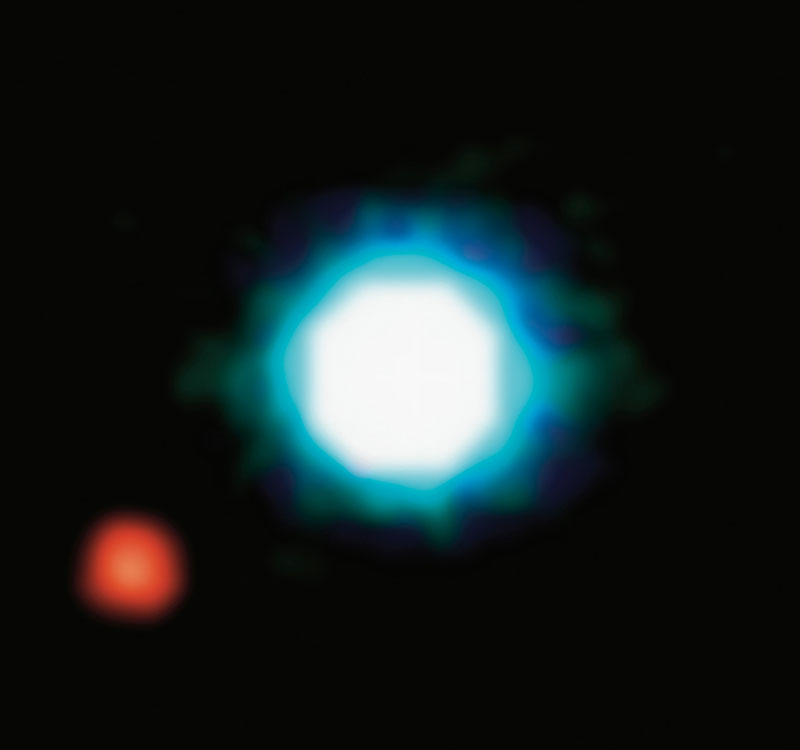
#> input picture LAB 6/V2OccultationPlot/300_26a_big-vlt-s.jpg, 800 x 750 px
$ python lab6V2_misbahah.py
#> lines starting #> are read from the running program, lines starting #| are printed output that depends on the picture; after the words box and inside, x2 and y2 are one past the last pixel; in counts of white or black regions, pixels touching at a corner belong together
## CORONASIMULATE  Simulate coronagraph and Gerchberg-Saxton algorithm
#
# A simulation of a coronagraph and the Gerchberg-Saxton algorithm, in the
# context of NASA's Roman Space Telescope, developed to help teach ENCMP
# 100 Computer Programming for Engineers at the University of Alberta. The
# program saves output figures to PNG files for subsequent processing.
#
# Copyright (c) 2022, University of Alberta
# Electrical and Computer Engineering
# All rights reserved.
#
# Student name: Misbah Ahmed Nauman (90%)
# Student CCID: misbahah
# Others: Ali Abdullah (10%, helped with the occultCircle() function and saveFrames() function)
#
# To avoid plagiarism, list the names of persons, Version 0 author(s)
# excluded, whose code, words, ideas, or data you used. To avoid
# cheating, list the names of persons, excluding the ENCMP 100 lab
# instructor and TAs, who gave you compositional assistance.
#
# After each name, including your own name, enter in parentheses an
# estimate of the person's contributions in percent. Without these
# numbers, adding to 100%, follow-up questions will be asked.
#
# For anonymous sources, enter pseudonyms in uppercase, e.g., SAURON,
# followed by percentages as above. Email a link to or a copy of the
# source to the lab instructor before the assignment is due.


import matplotlib.pyplot as plt
import numpy as np


def main():
    im = loadImage('300_26a_big-vlt-s.jpg')
    (im, Dphi, mask) = opticalSystem(im, 300)
    (images, errors) = gerchbergSaxton(im, 10, Dphi, mask)
    saveFrames(images, errors)


def loadImage(name):
#> called with name = '300_26a_big-vlt-s.jpg'
    im = plt.imread(name)/255
    if len(im.shape) > 2:
        im = (im[:,:,0]+im[:,:,1]+im[:,:,2])/3
#> im: shape (750, 800) float64
    im[im < 0] = 0
    im[im > 1] = 1
    return im


# Purpose: simulates an optical system, including occultation and phase aberration correction, for a coronagraph
# Arguments: im (of type list): input grayscale image representing the object to be observed
#            width (of type integer): width of the occulting square that will be applied to the image
# Returns: im (of type list): processed image after occultation and phase aberration correction
#          Dphi (of type float): phase aberration correction term used for simulating phase aberrations in the optical system
#          mask (of type list): boolean mask indicating the pixels occulted by the square
# Side Effects: modifies the input image 'im' by applying occultation to create a black square in the center and
#               generates random phase aberration 'Dphi' used for simulating phase aberrations in the optical system
def opticalSystem(im, width):
    (im, mask) = occultCircle(im, width)
    (IMa, IMp) = dft2(im)
    rng = np.random.default_rng(12345)
    imR = rng.random(im.shape)
    (_, Dphi) = dft2(imR)
    im = idft2(IMa, IMp-Dphi)

    return (im, Dphi, mask)


# Purpose: occults a circle at the center of the input image, creating a black region
# Arguments: im (of type list): input grayscale image
#            width (of type integer): width of the circle to occult, in pixels
# Returns: im (of type list): image with the circle occulted
#          mask (of type list): boolean mask indicating the pixels occulted by the circle
# Side Effects: modifies the input image 'im' by creating a black circle at its center and
#               generates a mask identifying the occulted pixels in the image
def occultCircle(im, width):
#> called with width = 300
    (x_pixels, y_pixels) = im.shape
#> x_pixels = 750; y_pixels = 800
    mask = np.full(im.shape, False)

    for row in range(x_pixels):
        for column in range(y_pixels):
            x_distance = x_pixels // 2 - row
            y_distance = y_pixels // 2 - column

            # Using the equation of a circle
            if ((x_distance ** 2) + (y_distance ** 2)) <= ((width // 2) ** 2):
                im[row,column] = 0
                mask[row,column] = True
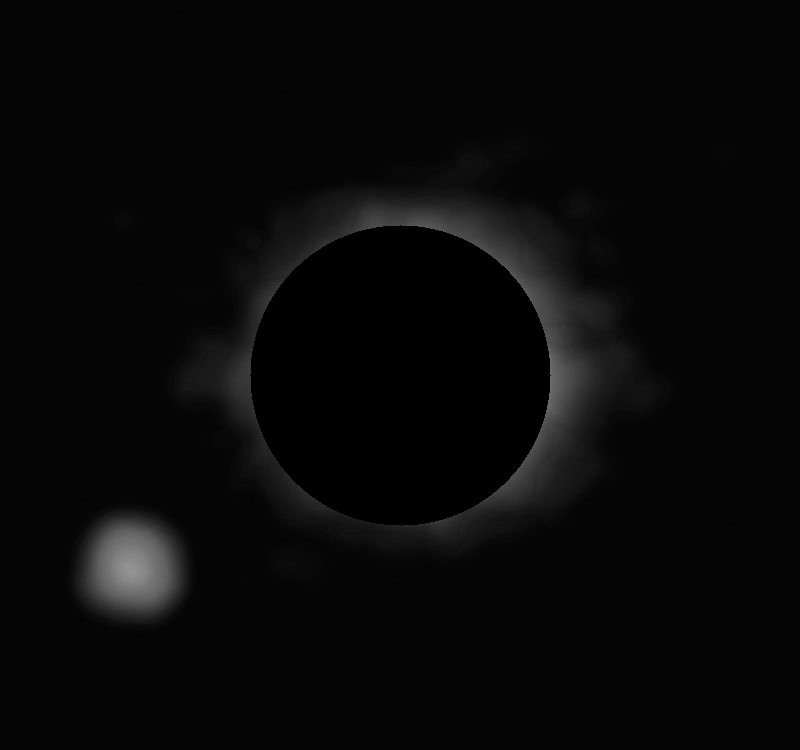
#> im: shape (750, 800) float64; min 0, max 0.576, mean 0.0343
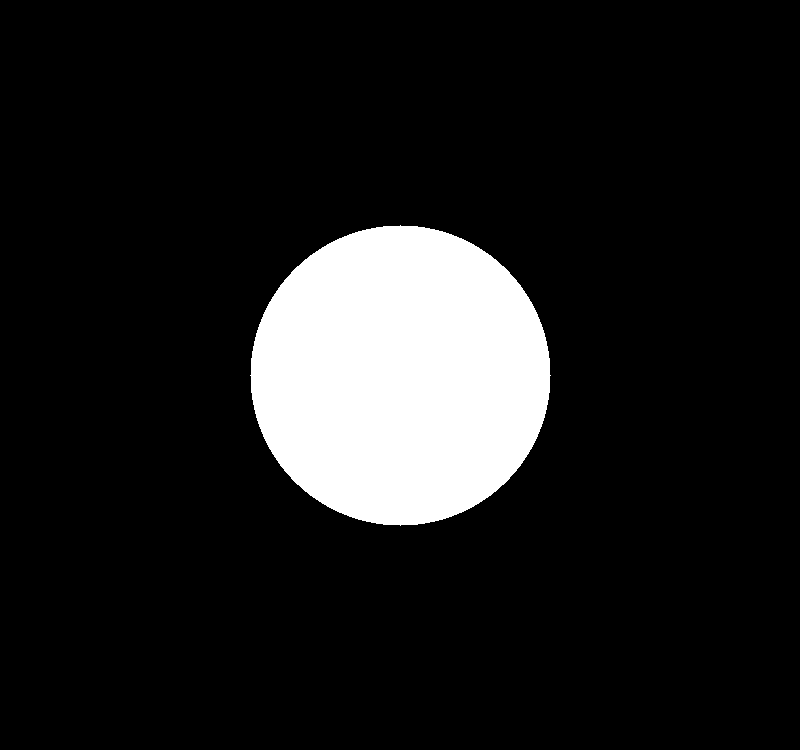
#> mask: shape (750, 800) bool; 11.8% white; 1 white region, box (x1, y1, x2, y2) and area: (250, 225, 551, 526) 70681

    return (im, mask)


# (IMa,IMp) = dft2(im) returns the amplitude, IMa, and phase, IMp, of the
# 2D discrete Fourier transform of a grayscale image, im. The image, a 2D
# array, must have entries between 0 and 1. The phase is in radians.
def dft2(im):
    IM = np.fft.rfft2(im)
    IMa = np.abs(IM)
    IMp = np.angle(IM)
    return (IMa,IMp)


# im = idft2(IMa,IMp) returns a grayscale image, im, with entries between
# 0 and 1 that is the inverse 2D discrete Fourier transform (DFT) of a 2D
# DFT specified by its amplitude, IMa, and phase, IMp, in radians.
def idft2(IMa,IMp):
    IM = IMa*(np.cos(IMp)+1j*np.sin(IMp))
    im = np.fft.irfft2(IM)
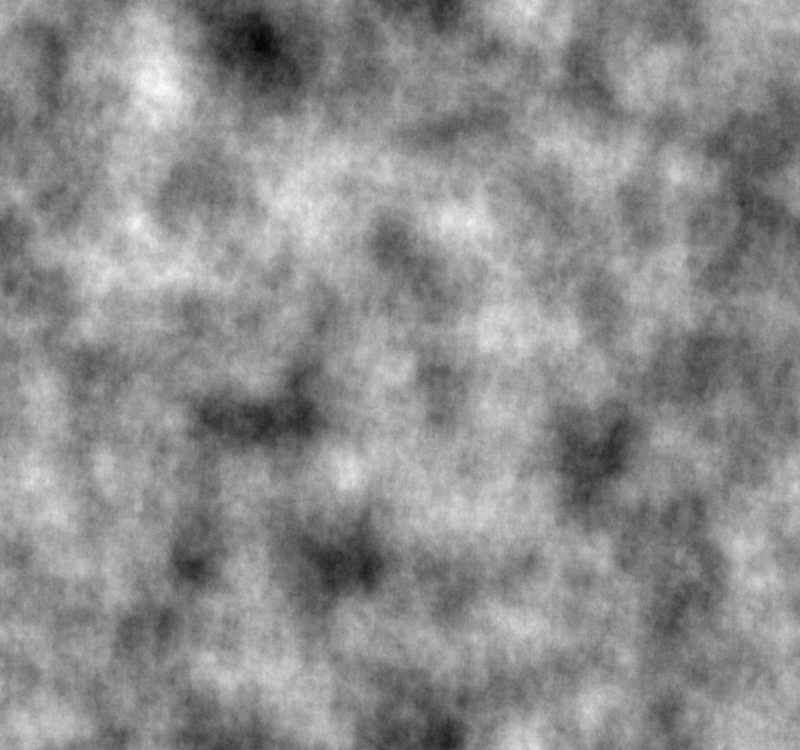
#> im: shape (750, 800) float64; min -0.224, max 0.242, mean 0.0343; drawn with min black and max white
    im[im < 0] = 0
#> in main, `(im, Dphi, mask) = opticalSystem(im, 300)`:
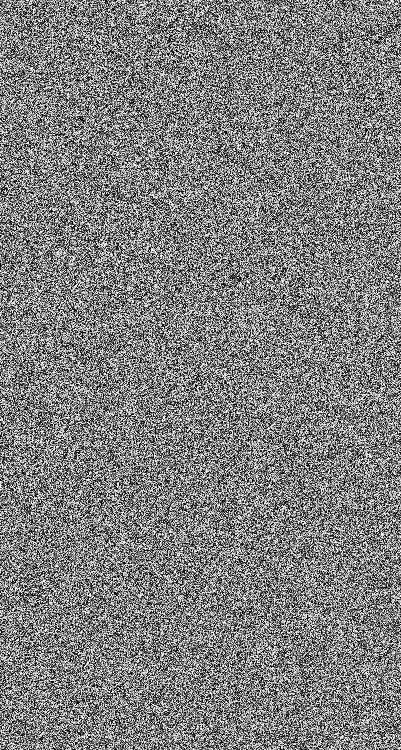
#> Dphi: shape (750, 401) float64; min -3.14, max 3.14, mean -0.00177; drawn with min black and max white
    im[im > 1] = 1
    return im


# Purpose: implements the Gerchberg-Saxton algorithm to iteratively correct phase aberrations in an image
# Arguments: im (of type list): input grayscale image with phase aberrations
#            maxIters (of type integer): maximum number of iterations to perform for phase correction
#            Dphi (of type float): total phase aberration term to be corrected
#            mask (of type list): boolean mask indicating the pixels occulted by the circle
# Returns: images (list of arrays): iterative corrections of the input image
#          errors (list of floats): list of errors computed for each iteration
# Side Effects: modifies the input image 'im' during each iteration to correct phase aberrations and
#               appends errors to the 'errors' list
def gerchbergSaxton(im, maxIters, Dphi, mask):
#> called with maxIters = 10
    (IMa,IMp) = dft2(im)
#> in dft2 (call 3), `IMp = np.angle(IM)`:
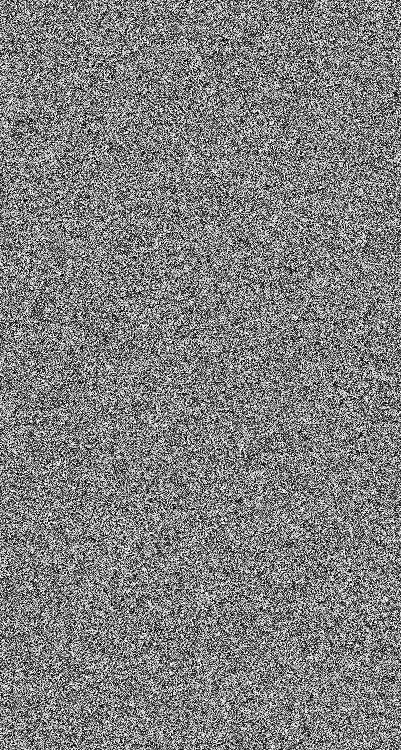
#> IMp: shape (750, 401) float64; min -3.14, max 3.14, mean 0.00312; drawn with min black and max white
    images = []
    errors = []

    for k in range(maxIters+1):
        print("Iteration %d of %d" % (k,maxIters))
        im = idft2(IMa, IMp + (k / maxIters) * Dphi)
        images.append(im)
        errors.append(occultError(mask, im))
#> this loop made 11 passes
#> error in occultError on passes 1 to 11: 385.2, 360.4, 325.9, 283.7, 236.6, 188.4, 142.8, 103.2, 72.31, 52.01, 43.05
#> pass 2, in idft2 (call 3), `im = np.fft.irfft2(IM)`:
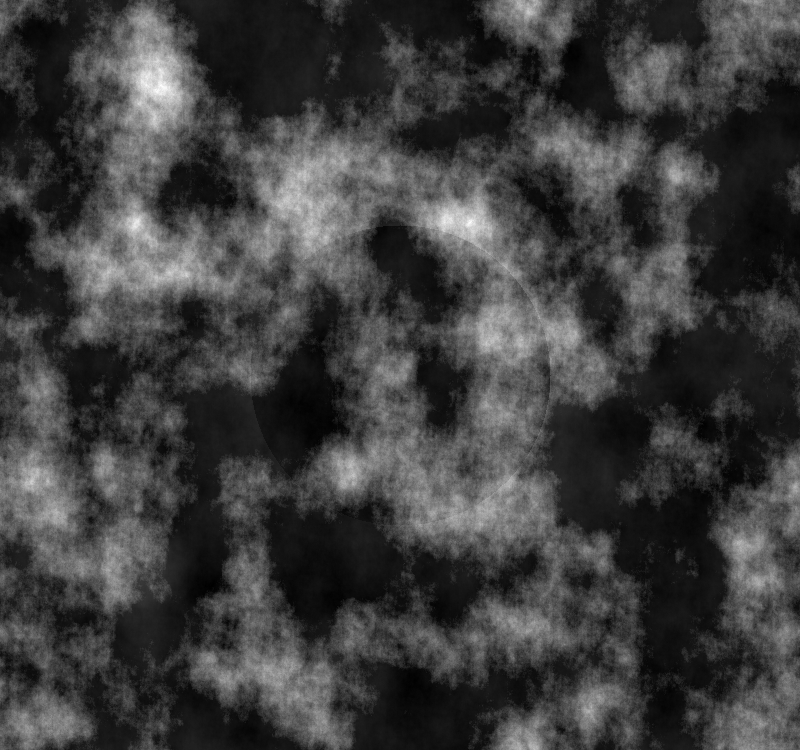
#> im: shape (750, 800) float64; min -0.0195, max 0.241, mean 0.0442; drawn with min black and max white
#> after the loop, errors = [385.2, 360.4, 325.9, 283.7, 236.6, 188.4, 142.8, 103.2, 72.31, 52.01, 43.05]; images = 11 items

    return images, errors


# Purpose: computes the error in the Gerchberg-Saxton algorithm by summing the squared values of image
#          entries where the corresponding mask entries are True
# Arguments: mask (of type list): boolean mask indicating the pixels occulted by the circle
#            im (of type list): input grayscale image with phase aberrations
# Returns: error (of type float): total error computed for the given image and mask
# Side effects: none
def occultError(mask, im):
    error = np.sum((im[mask]) ** 2)
    return error


# Purpose: saves each iterative image as frames in .png format in the working directory and plots the error
#          progression over iterations
# Arguments: images (list of arrays): list of generated images after each iteration
#            errors (list of floats): list of error values for each iteration
# Returns: none
# Side Effects: saves the images to a file and outputs a plot for each iterative image showing the error progression
def saveFrames(images, errors):
    shape = (images[0].shape[0],images[0].shape[1],3)
#> shape = (750, 800, 3)
    image = np.zeros(shape,images[0].dtype)
    maxIters = len(images)-1
#> maxIters = 10
    maxError = np.max(errors)
#> maxError = 385.2

    for k in range(maxIters+1):
        image[:,:,0] = images[k]
        image[:,:,1] = images[k]
        image[:,:,2] = images[k]

        # Creating plot of image, adding titles, and adding axis names to match provided output
        plt.plot(range(k+1), errors[0:k+1], color = 'red')
        plt.title("Coronagraph Simulation")
        plt.xlabel("Iteration")
        plt.ylabel("Sum-Square Error")
        plt.xlim([0, maxIters])

        # Displaying the image with proper aspect ratio to match provided output
        plt.imshow(image, extent = [0, maxIters + 1, 0, maxError])
        plt.gca().set_aspect(maxIters / maxError)

        plt.savefig('coronagraph'+str(k)+'.png')
        plt.show()
#> this loop made 11 passes
#> pass 1, in saveFrames, `plt.savefig('coronagraph'+str(k)+'.png')`:
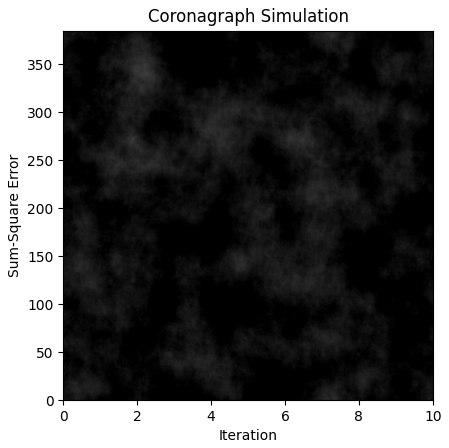
#> figure drawn by matplotlib, 1 panel


main()
